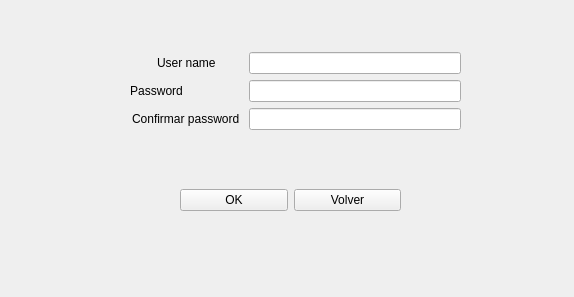
<?xml version="1.0" encoding="UTF-8"?>
<ui version="4.0">
 <class>Form</class>
 <widget class="QWidget" name="Form">
  <property name="geometry">
   <rect>
    <x>0</x>
    <y>0</y>
    <width>574</width>
    <height>297</height>
   </rect>
  </property>
  <property name="windowTitle">
   <string>New User</string>
  </property>
  <widget class="QWidget" name="formLayoutWidget">
   <property name="geometry">
    <rect>
     <x>130</x>
     <y>40</y>
     <width>331</width>
     <height>101</height>
    </rect>
   </property>
   <layout class="QFormLayout" name="formLayout">
    <property name="fieldGrowthPolicy">
     <enum>QFormLayout::AllNonFixedFieldsGrow</enum>
    </property>
    <property name="labelAlignment">
     <set>Qt::AlignCenter</set>
    </property>
    <property name="formAlignment">
     <set>Qt::AlignCenter</set>
    </property>
    <item row="0" column="0">
     <widget class="QLabel" name="userLabel">
      <property name="text">
       <string>User name</string>
      </property>
     </widget>
    </item>
    <item row="0" column="1">
     <widget class="QLineEdit" name="userlineEdit"/>
    </item>
    <item row="1" column="0">
     <widget class="QLabel" name="passLabel">
      <property name="enabled">
       <bool>true</bool>
      </property>
      <property name="layoutDirection">
       <enum>Qt::RightToLeft</enum>
      </property>
      <property name="text">
       <string>Password                  </string>
      </property>
      <property name="alignment">
       <set>Qt::AlignCenter</set>
      </property>
     </widget>
    </item>
    <item row="1" column="1">
     <widget class="QLineEdit" name="passlineEdit">
      <property name="echoMode">
       <enum>QLineEdit::Password</enum>
      </property>
     </widget>
    </item>
    <item row="2" column="0">
     <widget class="QLabel" name="cpassLabel">
      <property name="text">
       <string>Confirmar password</string>
      </property>
     </widget>
    </item>
    <item row="2" column="1">
     <widget class="QLineEdit" name="cpasslineEdit">
      <property name="echoMode">
       <enum>QLineEdit::Password</enum>
      </property>
     </widget>
    </item>
   </layout>
  </widget>
  <widget class="QWidget" name="horizontalLayoutWidget">
   <property name="geometry">
    <rect>
     <x>180</x>
     <y>180</y>
     <width>221</width>
     <height>41</height>
    </rect>
   </property>
   <layout class="QHBoxLayout" name="horizontalLayout">
    <item>
     <widget class="QPushButton" name="okButtom">
      <property name="text">
       <string>OK</string>
      </property>
     </widget>
    </item>
    <item>
     <widget class="QPushButton" name="backButtom">
      <property name="text">
       <string>Volver</string>
      </property>
     </widget>
    </item>
   </layout>
  </widget>
  <widget class="QLabel" name="label">
   <property name="geometry">
    <rect>
     <x>130</x>
     <y>150</y>
     <width>321</width>
     <height>21</height>
    </rect>
   </property>
   <property name="text">
    <string/>
   </property>
  </widget>
 </widget>
 <resources/>
 <connections/>
</ui>
